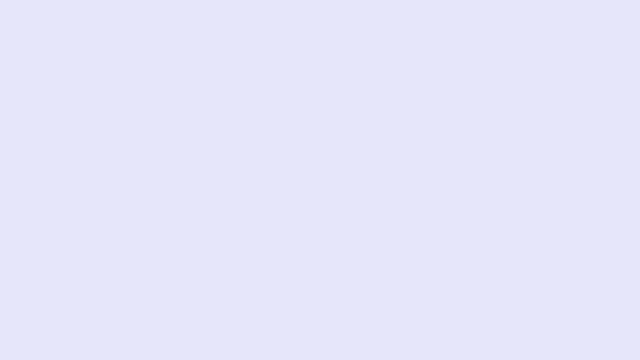
Frame 1 (no input)
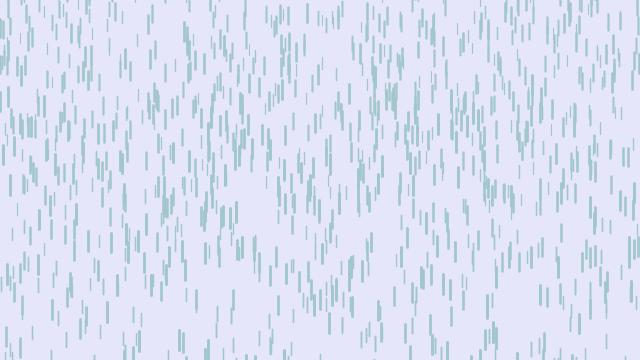
Frame 60 (the mouse pressed at the canvas centre just before this capture)
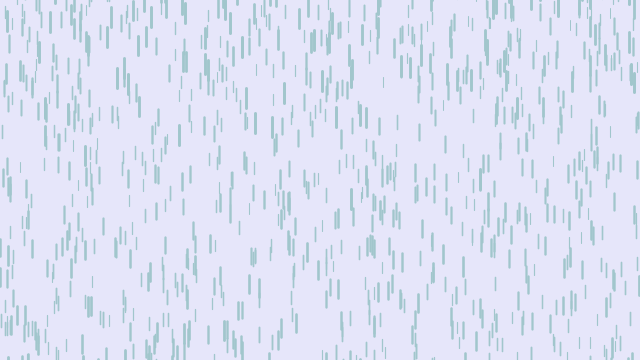
Frame 120 (the mouse held since frame 60 and released just before this capture)

The Processing sketch that drew these frames (run headless with seeded random() and noise(); from frame 60 on, the mouse is pressed at the canvas centre):

// Processing sketch: hard_rain
// ── hard_rain.pde
Drop[] drops = new Drop[1500];

void setup() {
  size(640, 360);
  for (int i = 0; i < drops.length; i++) {
    drops[i] = new Drop();
  }
}

void draw() {
  background(230, 230, 250);
  for (int i = 0; i < drops.length; i++) {
    drops[i].fall();
    drops[i].show();
  }
}

// ── Drop.pde
class Drop {
  float x;
  float y;
  float z;
  float len;
  float yspeed;

  Drop() {
    x  = random(width);
    y  = random(-500, -50);
    z  = random(0, 20);
    len = map(z, 0, 20, 10, 20);
    yspeed  = map(z, 0, 20, 1, 20);
  }

  void fall() {
    y = y + yspeed;
    float grav = map(z, 0, 20, 0, 0.2);
    yspeed = yspeed + grav;

    if (y > height) {
      y = random(-200, -100);
      yspeed = map(z, 0, 20, 4, 10);
    }
  }

  void show() {
    float thick = map(z, 0, 20, 1, 3);
    strokeWeight(thick);
    stroke(161,198,204);
    line(x, y, x, y+len);
  }
}
